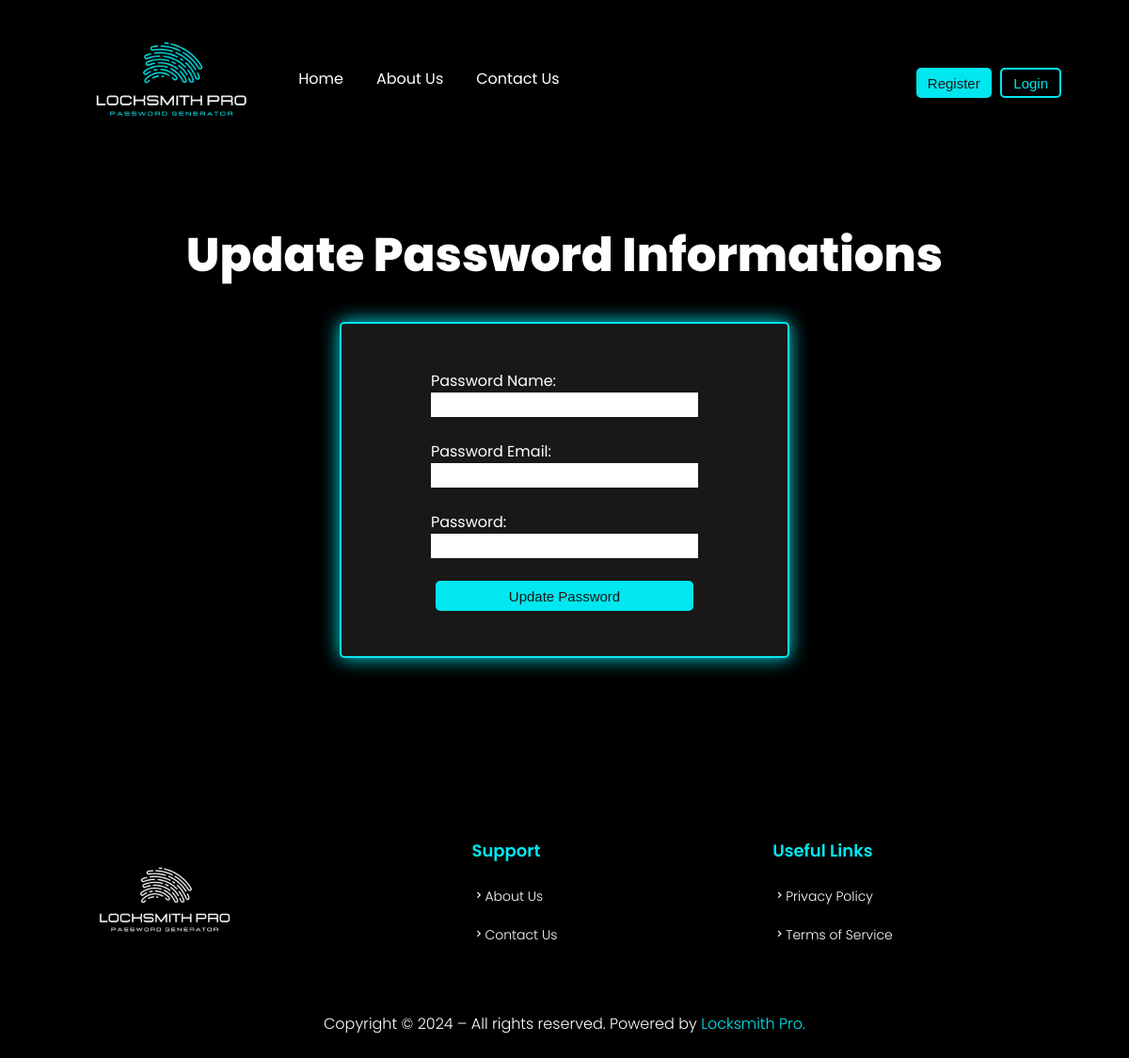
Before: /update/9 with the older database file.
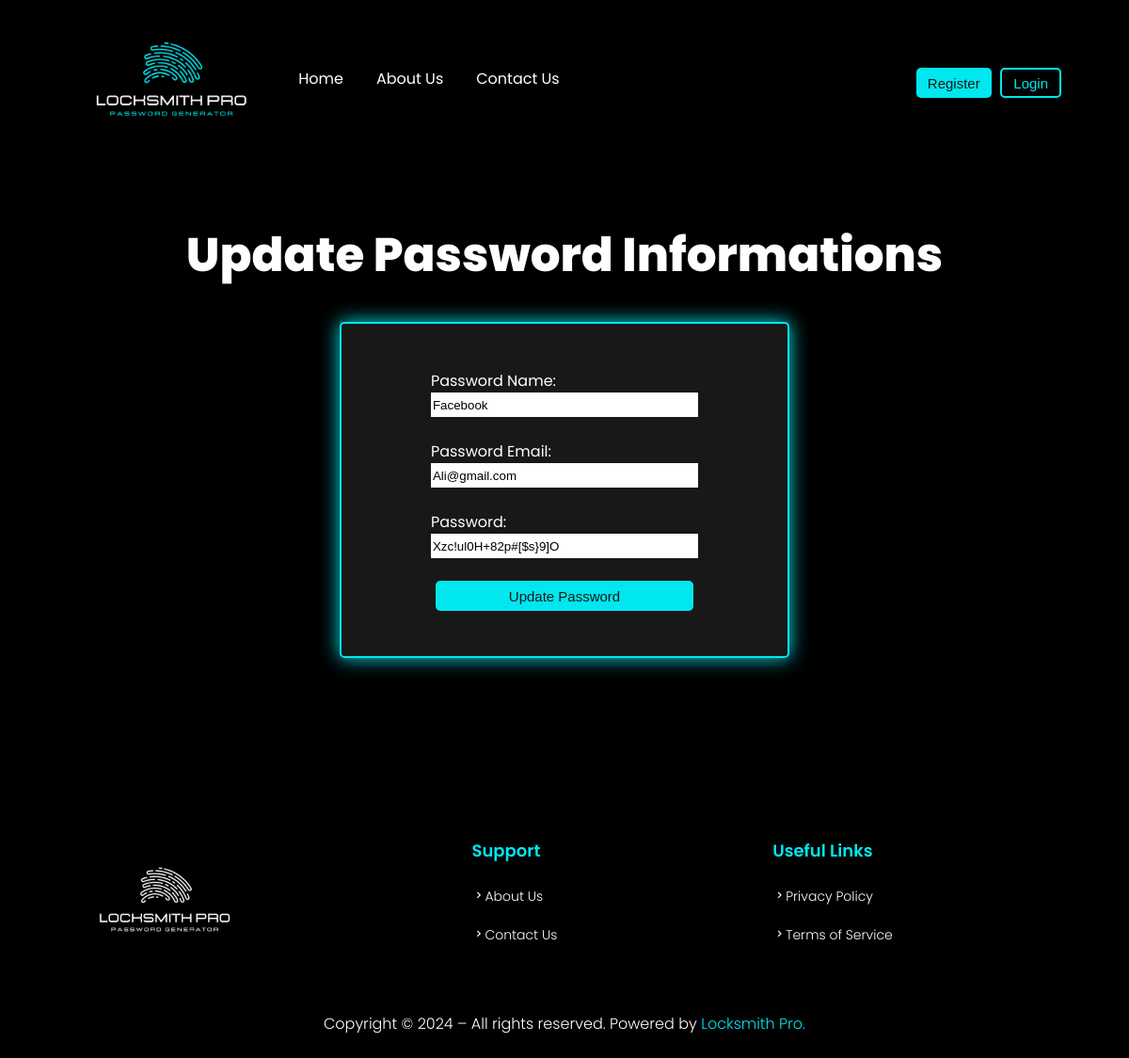
After: the same page with the newer database file.
### models.py (models this page shows, shortened)
class SavedPassword(db.Model):
    id = db.Column(db.Integer, primary_key=True)
    user_id = db.Column(db.Integer, db.ForeignKey('user.id'), nullable=False)
    password_name = db.Column(db.String(100), nullable=False)
    password_email = db.Column(db.String(100), nullable=False)
    password = db.Column(db.String(100), nullable=False)
    user = db.relationship('User', backref=db.backref('saved_passwords', lazy=True))

### locksmith.py (the view)
@app.route('/update/<int:id>', methods=['GET', 'POST'])
def update(id):
    update = SavedPassword.query.get(id)
    if request.method == 'POST':
        update.password_name = request.form.get('name')
        update.password_email = request.form.get('email')
        update.password = request.form.get('password')
        try:
            db.session.commit()
            return redirect('/dashboard')
        except Exception as e:
            return "There was a problem updating the password"
    else:
        return render_template('update.html', update=update)

### templates/update.html (shortened to what this page needs)
{% extends 'base.html' %}
{% block content %}
<h1>Update Password Informations</h1>
<div class="form-login">
    <form action="/update/{{ update.id }}" method="POST">
        <label for="name">Password Name:</label>
        <input type="text" id="name" name="name" value="{{ update.password_name }}" required>
        <label for="email">Password Email:</label>
        <input type="email" id="email" name="email" value="{{ update.password_email }}" required>
        <label for="password">Password:</label>
        <input type="text" id="password" name="password" value="{{ update.password }}" required>
        <button type="submit">Update Password</button>
    </form>
</div>
{% endblock content %}

Changed rows visible on the page:
added SavedPassword: name "Facebook", email "Ali@gmail.com", password "Xzc!ul0H+82p#[$s}9]O"
